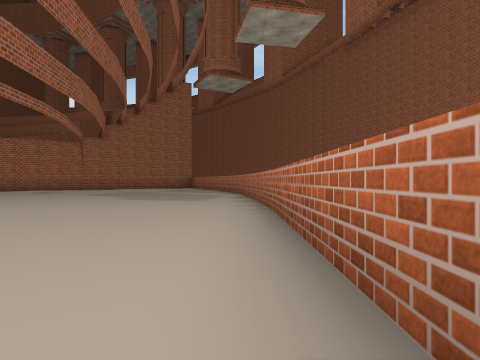
[1] (above)

19 first-person views from a walk through a scene from a Unity 3-D project. The camera is 0.44 m above the floor, looks level and sees 75° across. The floor is counted in squares, 1 m on a side. Each view is taken from the middle of a square. On the plan, view 1 faces up. The plan holds only what a view shows up to about 9 squares ahead; the rest is blank. The place goes on beyond the plan. The player is left out. Some animated figures are not drawn. Some surface patterns are stand-ins.

[2]
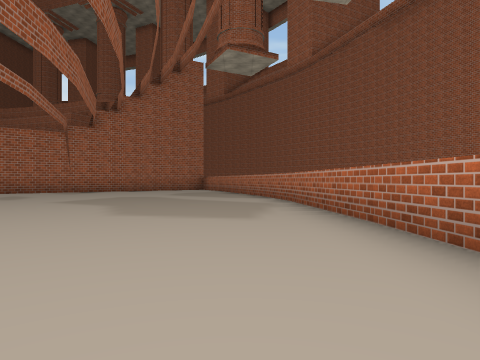

[3]
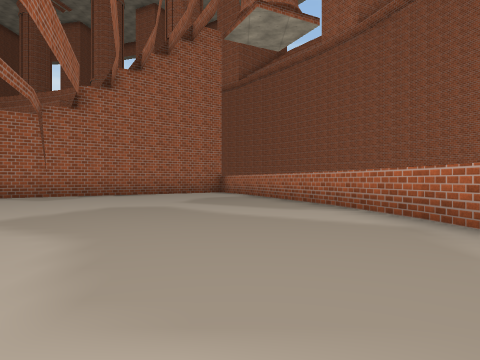

[4]
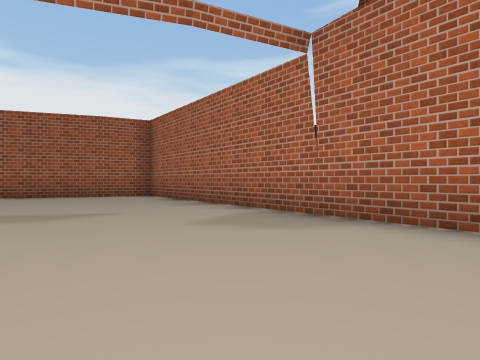

[5]
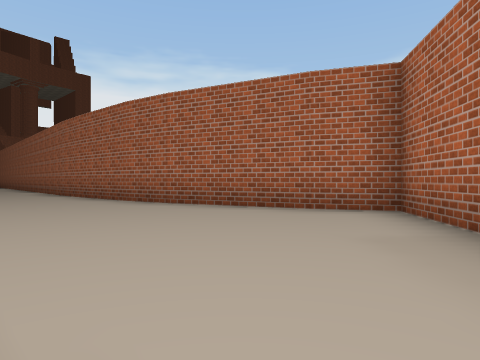

[6]
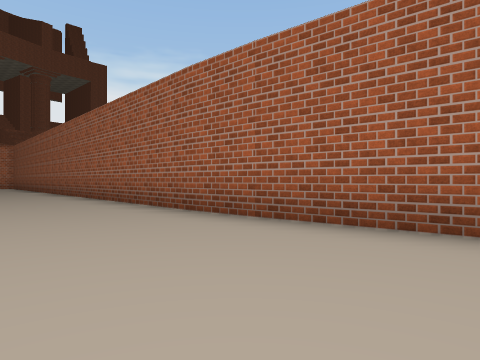

[7]
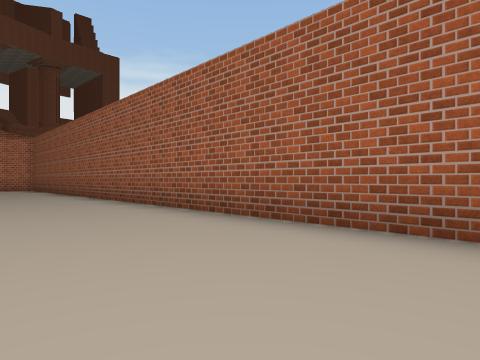

[8]
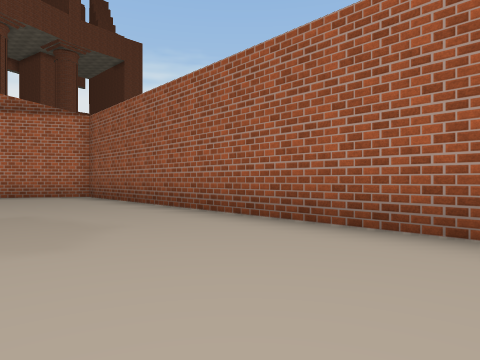

[9]
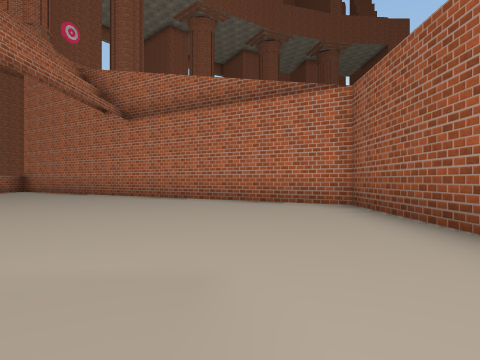

[10]
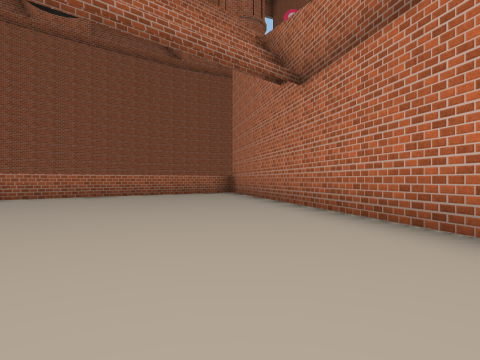

[11]
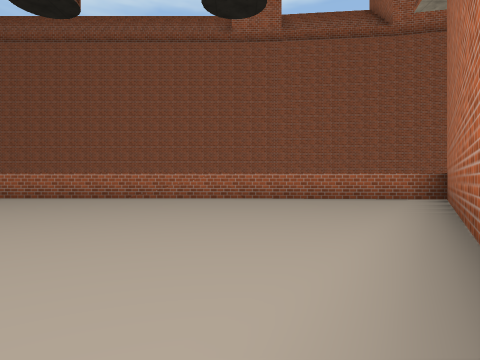

[12]
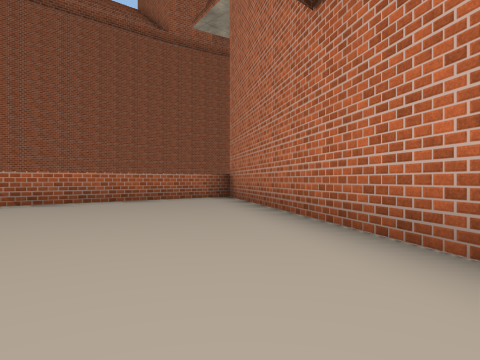

[13]
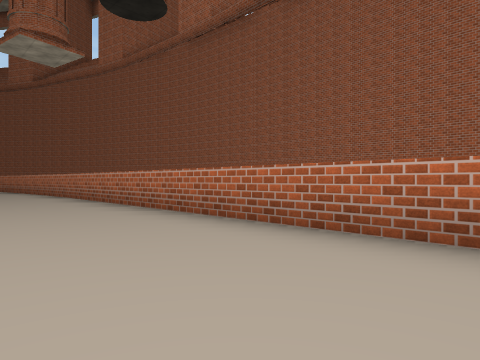

[14]
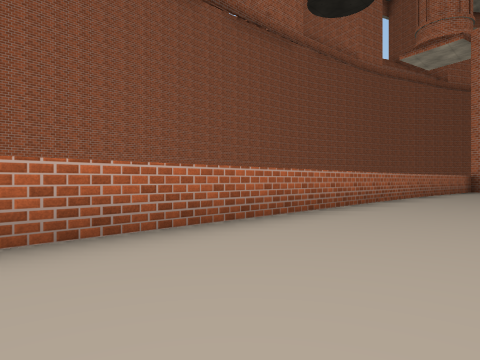

[15]
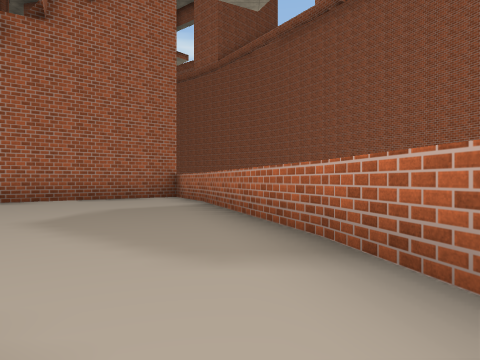

[16]
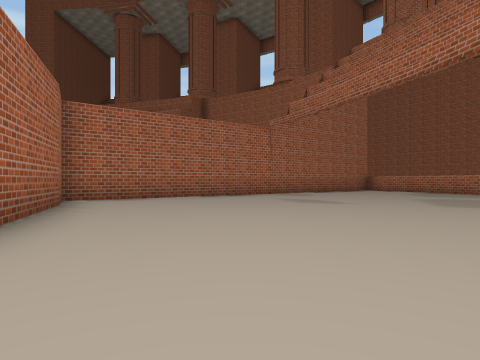

[17]
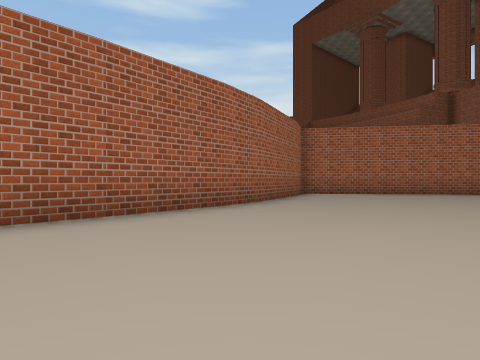

[18]
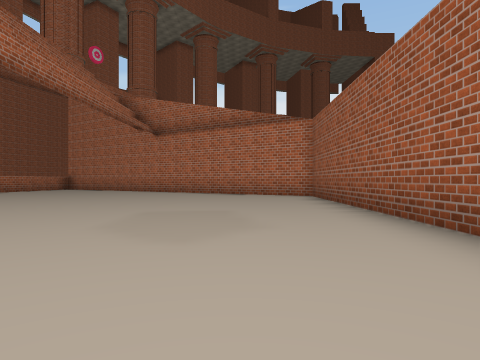

[19]
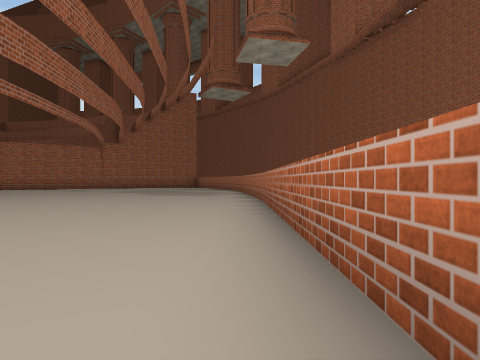

### Floor plan
Points are (right, up) in squares from view 1. A wall is a line through its corners. A room is listed if a view was taken in it or the views show most of it. See-through windows are left out.
Room 1 (views 1, 2, 3, 4, 5, 6, 7, 8, 9, 10, 11, 12, 13, 14, 15, 16, 17, 18, 19)
walls: (0.5, -3.8) (0.5, 6.2); (-9.7, 3.6) (-10, -12.5) (-0.3, -18.5); (0.4, 6.3) (0, 9.6); (-10.3, 6.9) (-10, 5.6) (-9.8, 3.5); (0.1, 9.5) (-0.4, 11.4); (-11.2, 9.5) (-10.2, 6.8); (-0.3, 11.3) (-1.8, 15.4); (0.5, -14) (0.5, -5.2); (-1.7, 15.4) (-2.6, 17.1) (-11.7, 10.5) (-11.1, 9.3); (0.1, -18.5) (0.5, -13.4)

Where each view was taken, in squares from view 1:
view 1: 0 up, 0 right, facing up
view 2: 3 up, 1 left, facing up
view 3: 6 up, 2 left, facing up
view 4: 13 up, 3 left, facing left
view 5: 12 up, 7 left, facing down-left
view 6: 6 up, 7 left, facing down-left
view 7: 2 up, 7 left, facing down-left
view 8: 4 down, 7 left, facing down-left
view 9: 7 down, 8 left, facing down
view 10: 11 down, 8 left, facing down-right
view 11: 14 down, 7 left, facing right
view 12: 13 down, 6 left, facing down-right
view 13: 4 down, 2 left, facing up-right
view 14: 5 down, 2 left, facing down-right
view 15: 9 up, 1 left, facing up
view 16: 4 up, 8 left, facing up
view 17: 2 up, 6 left, facing up-left
view 18: 4 down, 8 left, facing down
view 19: 2 down, 0 right, facing up
